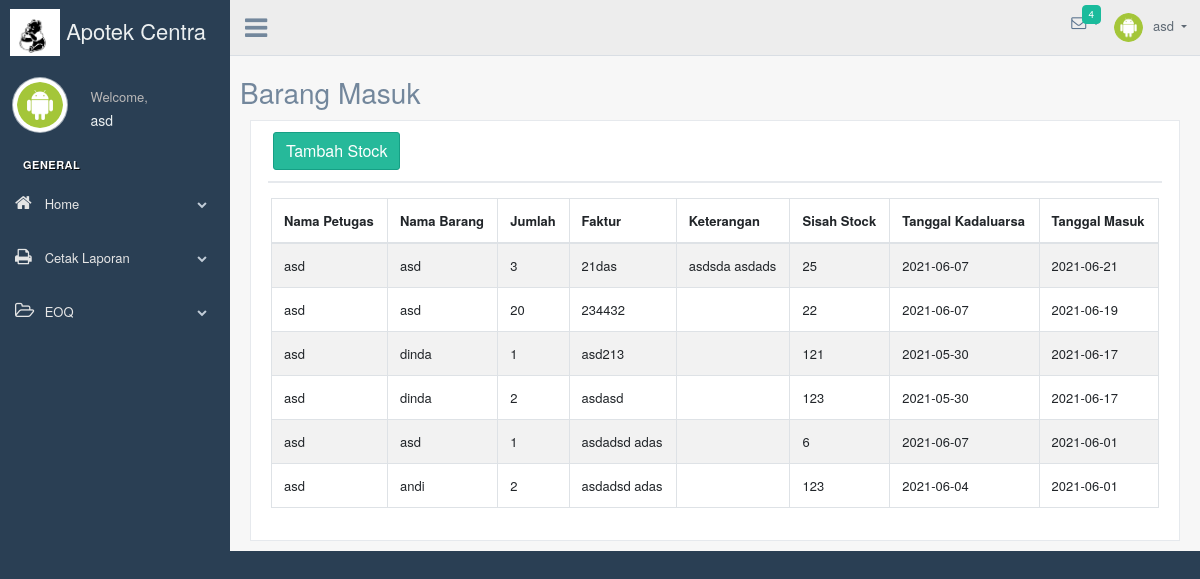
Screenshot of /admin/barang_masuk.php (signed in) with the database file from the repository.
### tables this page shows
CREATE TABLE `tbl_logo` (
  `id_logo` int(20) NOT NULL,
  `nama_logo` varchar(255) NOT NULL,
  `create_date` date NOT NULL
);

CREATE TABLE `tbl_petugas` (
  `id_petugas` int(20) NOT NULL,
  `nama_petugas` varchar(255) NOT NULL,
  `img` varchar(255) NOT NULL,
  `email` varchar(255) NOT NULL,
  `alamat_petugas` text NOT NULL,
  `password` varchar(255) NOT NULL
);

CREATE TABLE `tbl_barang_masuk` (
  `id_masuk` int(20) NOT NULL,
  `id_item` varchar(255) NOT NULL,
  `id_petugas` int(20) NOT NULL,
  `jumlah_barang` int(200) NOT NULL,
  `sisah_stock` int(11) NOT NULL,
  `no_faktur` varchar(255) NOT NULL,
  `status` varchar(255) NOT NULL,
  `keterangan` text NOT NULL,
  `create_date` date NOT NULL
);

CREATE TABLE `tbl_barang` (
  `id_barang` int(20) NOT NULL,
  `id_item` varchar(255) NOT NULL,
  `id_kategori` int(20) NOT NULL,
  `id_supplier` int(20) NOT NULL,
  `id_brand` int(20) NOT NULL,
  `kode_barang` varchar(10) NOT NULL,
  `nama_barang` varchar(255) NOT NULL,
  `stock_barang` int(11) NOT NULL,
  `gambar_barang` varchar(255) NOT NULL,
  `qr_code` varchar(255) NOT NULL,
  `deskripsi` text NOT NULL,
  `harga_barang` int(11) NOT NULL,
  `tempo_barang` date NOT NULL,
  `create_date` date NOT NULL,
  `status` varchar(255) NOT NULL
);

### model/User.php (called while the page is built, shortened)
<?php
function GetDataPetugas($id, $conn)
{
   $sql = "SELECT * FROM tbl_petugas where id_petugas = '" . $id . "' ";
   $item = mysqli_query($conn, $sql);
   $data = mysqli_fetch_assoc($item);
   return $data;
}
function GetDetailBarang($id, $conn)
{
   $sql = "SELECT * FROM tbl_barang where id_item = '" . $id . "' ";
   $item = mysqli_query($conn, $sql);
   $data = mysqli_fetch_assoc($item);
   return $data;
}
function GetDataBarangMasuk($conn)
{
   $sql = "SELECT * FROM tbl_barang_masuk ORDER BY create_date desc";
   $item = mysqli_query($conn, $sql);
   return $item;
}
function GetCountPesan($conn)
{
   $sql = "SELECT count(id_pesan) as total FROM tbl_pesan";
   $item = mysqli_query($conn, $sql);
   $data = mysqli_fetch_assoc($item);
   return $data;
}
function GetDataLogo($conn)
{
   $sql = "SELECT * FROM tbl_logo ORDER by create_date DESC LIMIT 1";
   $item = mysqli_query($conn, $sql);
   $data = mysqli_fetch_assoc($item);
   return $data;
}
?>

### admin/barang_masuk.php (the view, shortened to what this page needs)
<?php
require('../model/User.php');
$logo = GetDataLogo($conn);
$data_barang = GetDataBarangMasuk($conn);
$totalpesan = GetCountPesan($conn);
$now = GetDataPetugas($_SESSION['id_petugas'], $conn);
?>
<!DOCTYPE html>
<html lang="en">
<head>
  <link href="../vendors/bootstrap/dist/css/bootstrap.min.css" rel="stylesheet">
  <link href="../vendors/font-awesome/css/font-awesome.min.css" rel="stylesheet">
  <link href="../vendors/nprogress/nprogress.css" rel="stylesheet">
  <link href="../vendors/iCheck/skins/flat/green.css" rel="stylesheet">
  <link href="../vendors/bootstrap-progressbar/css/bootstrap-progressbar-3.3.4.min.css" rel="stylesheet">
  <link href="../vendors/jqvmap/dist/jqvmap.min.css" rel="stylesheet" />
  <link href="../vendors/bootstrap-daterangepicker/daterangepicker.css" rel="stylesheet">
  <link href="../vendors/datatables.net-bs/css/dataTables.bootstrap.min.css" rel="stylesheet">
  <link href="../vendors/datatables.net-buttons-bs/css/buttons.bootstrap.min.css" rel="stylesheet">
  <link href="../vendors/datatables.net-fixedheader-bs/css/fixedHeader.bootstrap.min.css" rel="stylesheet">
  <link href="../vendors/datatables.net-responsive-bs/css/responsive.bootstrap.min.css" rel="stylesheet">
  <link href="../vendors/datatables.net-scroller-bs/css/scroller.bootstrap.min.css" rel="stylesheet">
  <link href="../build/css/custom.min.css" rel="stylesheet">
</head>
<body class="nav-md">
  <div class="container body">
    <div class="main_container">
      <div class="col-md-3 left_col">
        <div class="left_col scroll-view">
          <div class="navbar nav_title" style="border: 0;">
            <a href="index.php" class="site_title"><img width="50px" src="../admin/images/logo/<?php echo $logo['nama_logo'] ?>" /> <span>Apotek Centra Medika</span></a>
          </div>
          <div class="profile clearfix">
            <div class="profile_pic">
              <img src="../admin/images/profile/<?php echo $now['img'] ?>" alt="..." class="img-circle profile_img">
            </div>
            <div class="profile_info">
              <span>Welcome,</span>
              <h2><?php echo $now['nama_petugas'] ?></h2>
            </div>
          </div>
          <br />
          <div id="sidebar-menu" class="main_menu_side hidden-print main_menu">
            <div class="menu_section">
              <h3>General</h3>
              <ul class="nav side-menu">
                <li><a><i class="fa fa-home"></i> Home <span class="fa fa-chevron-down"></span></a>
                </li>
              </ul>
              <ul class="nav side-menu">
                <li><a><i class="fa fa-print"></i> Cetak Laporan <span class="fa fa-chevron-down"></span></a>
                </li>
              </ul>
              <ul class="nav side-menu">
                <li><a><i class="fa fa-folder-open-o"></i> EOQ <span class="fa fa-chevron-down"></span></a>
                </li>
              </ul>
            </div>
          </div>
        </div>
      </div>
      <div class="top_nav">
        <div class="nav_menu">
          <div class="nav toggle">
            <a id="menu_toggle"><i class="fa fa-bars"></i></a>
          </div>
          <nav class="nav navbar-nav">
            <ul class=" navbar-right">
              <li class="nav-item dropdown open" style="padding-left: 15px;">
                <a href="javascript:;" class="user-profile dropdown-toggle" aria-haspopup="true" id="navbarDropdown" data-toggle="dropdown" aria-expanded="false">
                  <img src="../admin/images/profile/<?php echo $now['img'] ?>" alt=""><?php echo $now['nama_petugas'] ?>
              </li>
              <li role="presentation" class="nav-item dropdown open">
                <a href="javascript:;" class="dropdown-toggle info-number" id="navbarDropdown1" data-toggle="dropdown" aria-expanded="false">
                  <i class="fa fa-envelope-o"></i>
                  <?php if ($totalpesan['total'] != 0) { ?>
                    <span class="badge bg-green"><?php echo $totalpesan['total'] ?></span>
                  <?php } ?>
                </a>
              </li>
            </ul>
          </nav>
        </div>
      </div>
      <div class="right_col" role="main">
        <div class="row" style="display: inline-block;">
          <h3>Barang Masuk</h3>
        </div>
        <br />
        <div class="row">
          <div class="col-md-12 col-sm-12 ">
            <div class="x_panel">
              <div class="x_title">
                <button type="button" class="btn btn-success" data-toggle="modal" data-target="#myModal">Tambah Stock</button>
              </div>
              <div class="x_content">
                <div class="row">
                  <div class="col-sm-12">
                    <div class="card-box table-responsive">
                      <table id="datatable" class="table table-striped table-bordered" style="width:100%">
                        <thead>
                          <tr>
                            <th>Nama Petugas</th>
                            <th>Nama Barang</th>
                            <th>Jumlah</th>
                            <th>Faktur</th>
                            <th>Keterangan</th>
                            <th>Sisah Stock</th>
                            <th>Tanggal Kadaluarsa</th>
                            <th>Tanggal Masuk</th>
                          </tr>
                        </thead>
                        <tbody>
                          <?php while ($data = mysqli_fetch_assoc($data_barang)) {
                            $petugas = GetDataPetugas($data['id_petugas'], $conn);
                            $barang = GetDetailBarang($data['id_item'], $conn);
                          ?>
                            <tr>
                              <td><?php echo $petugas['nama_petugas'] ?></td>
                              <td><?php echo $barang['nama_barang'] ?></td>
                              <td><?php echo $data['jumlah_barang'] ?></td>
                              <td><?php echo $data['no_faktur'] ?></td>
                              <td><?php echo $data['keterangan'] ?></td>
                              <td><?php echo $data['sisah_stock'] ?></td>
                              <td><?php echo $barang['tempo_barang'] ?></td>
                              <td><?php echo $data['create_date'] ?></td>
                            </tr>
                          <?php } ?>
                        </tbody>
                      </table>
                    </div>
                  </div>
                </div>
              </div>
            </div>
          </div>
        </div>
      </div>
    </div>
  </div>
</body>
</html>

### rows the page displays
tbl_logo: nama_logo (picture)
tbl_petugas: img (picture), nama_petugas "asd"
tbl_barang_masuk: id_petugas.nama_petugas "asd", tbl_barang.nama_barang "asd", jumlah_barang "3", no_faktur "21das", keterangan "asdsda asdads", sisah_stock "25", tbl_barang.tempo_barang "2021-06-07", create_date "2021-06-21"
tbl_barang_masuk: id_petugas.nama_petugas "asd", tbl_barang.nama_barang "asd", jumlah_barang "20", no_faktur "234432", sisah_stock "22", tbl_barang.tempo_barang "2021-06-07", create_date "2021-06-19"
tbl_barang_masuk: id_petugas.nama_petugas "asd", tbl_barang.nama_barang "dinda", jumlah_barang "1", no_faktur "asd213", sisah_stock "121", tbl_barang.tempo_barang "2021-05-30", create_date "2021-06-17"
tbl_barang_masuk: id_petugas.nama_petugas "asd", tbl_barang.nama_barang "dinda", jumlah_barang "2", no_faktur "asdasd", sisah_stock "123", tbl_barang.tempo_barang "2021-05-30", create_date "2021-06-17"
tbl_barang_masuk: id_petugas.nama_petugas "asd", tbl_barang.nama_barang "asd", jumlah_barang "1", no_faktur "asdadsd adas", sisah_stock "6", tbl_barang.tempo_barang "2021-06-07", create_date "2021-06-01"
tbl_barang_masuk: id_petugas.nama_petugas "asd", tbl_barang.nama_barang "andi", jumlah_barang "2", no_faktur "asdadsd adas", sisah_stock "123", tbl_barang.tempo_barang "2021-06-04", create_date "2021-06-01"

### other values shown
$totalpesan['total'] "4"
